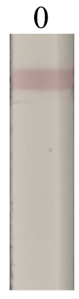
#> input picture img/original/0.png, 79 x 299 px; its folder holds 4 pictures in this run
$ python main.py
#> lines starting #> are read from the running program, lines starting #| are printed output that depends on the picture
### src/utils.py
import matplotlib.pyplot as plt
from PIL import Image
import numpy as np
from skimage import color

def createPixelArray(img):
    return np.array(img)

# [11 lines left out: function createBinaryImageArray, not called in this run]

def createBinaryImageFromArray(imgArray, filename="default.jpg"):
    data = Image.fromarray((imgArray * 255).astype(np.uint8))
    data.save(filename)

# [28 lines left out: functions initializedict, createDeltaArray, not called in this run]

def preprocess(img):
    margin_of_error = .2
    gray_img=img.convert('L')
    gray_img_array=np.asarray(gray_img)
    average = [sum(line)/len(line) for line in gray_img_array]

    # 32 to 75 : T line
    # 194 to 234 : C line
    # max: 255
    c_value = average[int(len(average) * .125): int(len(average) * .3)]
    c_value = sum(c_value) / len(c_value)
    t_value = average[int(len(average) * .76): int(len(average) * .92)]
    t_value = 255 - min(t_value)
    return c_value, t_value

def fitfunction():
    pass

### src/main.py
from utils import *
import matplotlib.pyplot as plt
from PIL import Image
import numpy as np
from scipy.optimize import curve_fit
import os

# open image and convert it to grayscale

directory = "../img/original/"
arr = []
for filename in os.listdir(directory):
    f = os.path.join(directory, filename)
    img=Image.open(f)
#> img is the input picture: PIL image 79x299 RGBA; mean R, G, B, A 206.1, 200.8, 194.6, 255
    concentrationValue = filename.split(".")[0]
    c_value, t_value = preprocess(img)
#> in preprocess, `average = [sum(line)/len(line) for line in gray_img_array]`: average = 299 values, max 255 at index 0, min 174.4 at index 76, mean 201.7
#> in preprocess, `c_value = average[int(len(average) * .125): int(len(average) * .3)]`: c_value = 52 values, max 195.1 at index 19, min 174.4 at index 39, mean 186.8
#> in preprocess, `c_value = sum(c_value) / len(c_value)`: c_value = 186.8
#> in preprocess, `t_value = average[int(len(average) * .76): int(len(average) * .92)]`: t_value = 48 values, max 197.8 at index 14, min 196.2 at index 10, mean 197.1
#> in preprocess, `t_value = 255 - min(t_value)`: t_value = 58.81
#> c_value = 186.8; t_value = 58.81
#> pass 3 of the loop `for filename in os.listdir(directory):`:
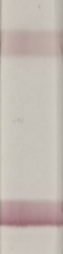
#> input picture img/original/100.png, 63 x 254 px
#> img is the input picture: PIL image 63x254 RGBA; mean R, G, B, A 194.9, 185.6, 178.4, 255
#> in preprocess (call 3), `gray_img=img.convert('L')`:
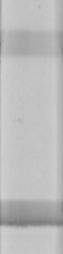
#> gray_img: PIL image 63x254 L; min 120, max 207, mean 187.6
#> average = 254 values, max 197.4 at index 253, min 127.9 at index 222, mean 187.6
#> in preprocess (call 3), `c_value = average[int(len(average) * .125): int(len(average) * .3)]`: c_value = 45 values, max 195.2 at index 44, min 171.2 at index 6, mean 181.4
#> in preprocess (call 3), `c_value = sum(c_value) / len(c_value)`: c_value = 181.4
#> in preprocess (call 3), `t_value = average[int(len(average) * .76): int(len(average) * .92)]`: t_value = 40 values, max 195.9 at index 38, min 127.9 at index 29, mean 165.4
#> in preprocess (call 3), `t_value = 255 - min(t_value)`: t_value = 127.1
#> `c_value, t_value = preprocess(img)`: c_value = 181.4; t_value = 127.1
#> the loop made 4 passes; the first 3 are shown
    arr.append((c_value, t_value, int(concentrationValue)))

# [5 lines of commented-out code are left out]

x = [np.log(value[2] + 1) for value in arr]
y = [value[1] for value in arr]

def f(x, p_0, p_1):
    return p_0 * x + p_1


guesses = (1, 1)

yerr = [.1 for i in x]
(p_0, p_1), cc = curve_fit(f, x, y, p0=guesses, sigma=yerr)


xmod = np.linspace(0, np.log(1000), 100) #Generate x values between initial and end
ymod = f(xmod, p_0, p_1)

plt.scatter(x,y)
plt.plot(xmod,ymod)
plt.show()
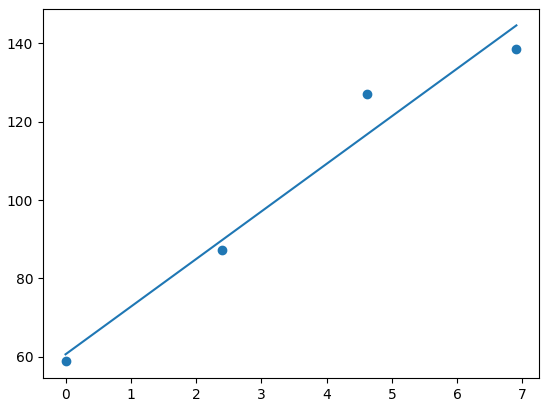
#> figure drawn by matplotlib, 1 panel; curve peaks at x = 6.91, y = 144.6
